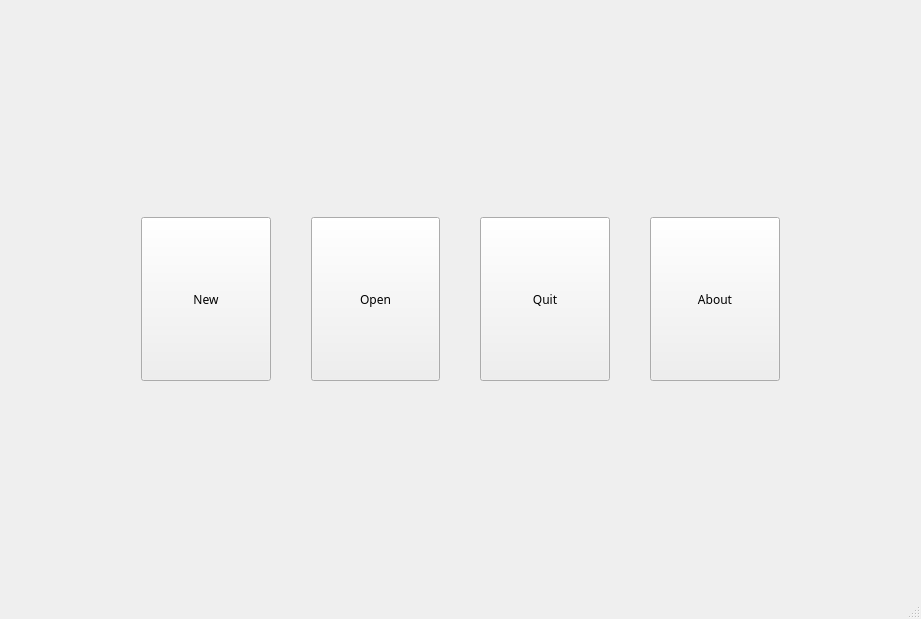
<?xml version="1.0" encoding="UTF-8"?>
<ui version="4.0">
 <class>MainWindow</class>
 <widget class="QMainWindow" name="MainWindow">
  <property name="geometry">
   <rect>
    <x>0</x>
    <y>0</y>
    <width>921</width>
    <height>619</height>
   </rect>
  </property>
  <property name="font">
   <font>
    <family>微软雅黑 Light</family>
   </font>
  </property>
  <property name="windowTitle">
   <string>MainWindow</string>
  </property>
  <property name="styleSheet">
   <string notr="true"/>
  </property>
  <widget class="QWidget" name="centralWidget">
   <layout class="QGridLayout" name="gridLayout">
    <item row="0" column="1">
     <spacer name="verticalSpacer">
      <property name="orientation">
       <enum>Qt::Vertical</enum>
      </property>
      <property name="sizeHint" stdset="0">
       <size>
        <width>20</width>
        <height>206</height>
       </size>
      </property>
     </spacer>
    </item>
    <item row="1" column="0" colspan="2">
     <layout class="QHBoxLayout" name="horizontalLayout">
      <property name="spacing">
       <number>40</number>
      </property>
      <item>
       <spacer name="horizontalSpacer">
        <property name="orientation">
         <enum>Qt::Horizontal</enum>
        </property>
        <property name="sizeHint" stdset="0">
         <size>
          <width>40</width>
          <height>20</height>
         </size>
        </property>
       </spacer>
      </item>
      <item>
       <widget class="QPushButton" name="NewButton">
        <property name="sizePolicy">
         <sizepolicy hsizetype="Expanding" vsizetype="Expanding">
          <horstretch>0</horstretch>
          <verstretch>0</verstretch>
         </sizepolicy>
        </property>
        <property name="minimumSize">
         <size>
          <width>0</width>
          <height>0</height>
         </size>
        </property>
        <property name="styleSheet">
         <string notr="true"/>
        </property>
        <property name="text">
         <string>New</string>
        </property>
       </widget>
      </item>
      <item>
       <widget class="QPushButton" name="OpenButton">
        <property name="sizePolicy">
         <sizepolicy hsizetype="Expanding" vsizetype="Expanding">
          <horstretch>0</horstretch>
          <verstretch>0</verstretch>
         </sizepolicy>
        </property>
        <property name="minimumSize">
         <size>
          <width>0</width>
          <height>0</height>
         </size>
        </property>
        <property name="text">
         <string>Open</string>
        </property>
       </widget>
      </item>
      <item>
       <widget class="QPushButton" name="QuitButton">
        <property name="sizePolicy">
         <sizepolicy hsizetype="Expanding" vsizetype="Expanding">
          <horstretch>0</horstretch>
          <verstretch>0</verstretch>
         </sizepolicy>
        </property>
        <property name="text">
         <string>Quit</string>
        </property>
       </widget>
      </item>
      <item>
       <widget class="QPushButton" name="AboutButton">
        <property name="sizePolicy">
         <sizepolicy hsizetype="Expanding" vsizetype="Expanding">
          <horstretch>0</horstretch>
          <verstretch>0</verstretch>
         </sizepolicy>
        </property>
        <property name="minimumSize">
         <size>
          <width>0</width>
          <height>0</height>
         </size>
        </property>
        <property name="text">
         <string>About</string>
        </property>
       </widget>
      </item>
      <item>
       <spacer name="horizontalSpacer_2">
        <property name="orientation">
         <enum>Qt::Horizontal</enum>
        </property>
        <property name="sizeHint" stdset="0">
         <size>
          <width>40</width>
          <height>20</height>
         </size>
        </property>
       </spacer>
      </item>
     </layout>
    </item>
    <item row="2" column="0">
     <spacer name="verticalSpacer_2">
      <property name="orientation">
       <enum>Qt::Vertical</enum>
      </property>
      <property name="sizeHint" stdset="0">
       <size>
        <width>20</width>
        <height>205</height>
       </size>
      </property>
     </spacer>
    </item>
   </layout>
  </widget>
  <widget class="QStatusBar" name="statusBar"/>
  <action name="actionOpen">
   <property name="text">
    <string>Open</string>
   </property>
  </action>
 </widget>
 <layoutdefault spacing="6" margin="11"/>
 <resources/>
 <connections/>
</ui>
